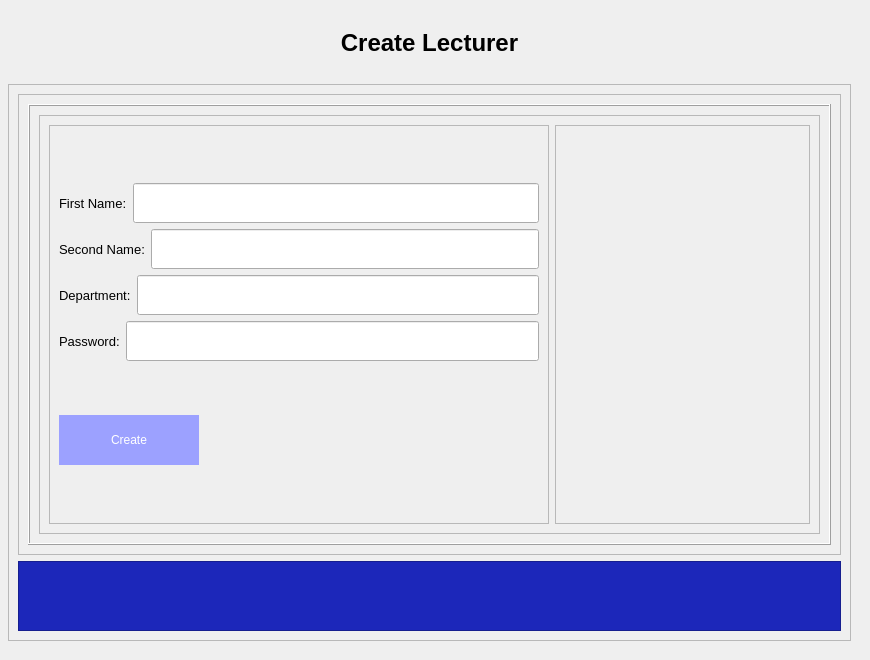
            <widget class="QWidget" name="create_lecturer_page">
             <widget class="QFrame" name="frame">
              <property name="geometry">
               <rect>
                <x>-1</x>
                <y>-1</y>
                <width>861</width>
                <height>651</height>
               </rect>
              </property>
              <property name="minimumSize">
               <size>
                <width>861</width>
                <height>651</height>
               </size>
              </property>
              <property name="frameShape">
               <enum>QFrame::NoFrame</enum>
              </property>
              <property name="frameShadow">
               <enum>QFrame::Raised</enum>
              </property>
              <layout class="QVBoxLayout" name="verticalLayout_12">
               <item>
                <widget class="QLabel" name="label">
                 <property name="maximumSize">
                  <size>
                   <width>16777215</width>
                   <height>70</height>
                  </size>
                 </property>
                 <property name="font">
                  <font>
                   <pointsize>18</pointsize>
                   <weight>75</weight>
                   <bold>true</bold>
                  </font>
                 </property>
                 <property name="text">
                  <string>Create Lecturer</string>
                 </property>
                 <property name="alignment">
                  <set>Qt::AlignCenter</set>
                 </property>
                </widget>
               </item>
               <item>
                <widget class="QFrame" name="frame_13">
                 <property name="frameShape">
                  <enum>QFrame::StyledPanel</enum>
                 </property>
                 <property name="frameShadow">
                  <enum>QFrame::Raised</enum>
                 </property>
                 <layout class="QVBoxLayout" name="verticalLayout_13">
                  <item>
                   <widget class="QFrame" name="frame_14">
                    <property name="frameShape">
                     <enum>QFrame::StyledPanel</enum>
                    </property>
                    <property name="frameShadow">
                     <enum>QFrame::Raised</enum>
                    </property>
                    <layout class="QHBoxLayout" name="horizontalLayout_2">
                     <item>
                      <widget class="QFrame" name="frame_16">
                       <property name="frameShape">
                        <enum>QFrame::Box</enum>
                       </property>
                       <property name="frameShadow">
                        <enum>QFrame::Raised</enum>
                       </property>
                       <layout class="QVBoxLayout" name="verticalLayout_14">
                        <item>
                         <widget class="QFrame" name="frame_17">
                          <property name="frameShape">
                           <enum>QFrame::StyledPanel</enum>
                          </property>
                          <property name="frameShadow">
                           <enum>QFrame::Raised</enum>
                          </property>
                          <layout class="QHBoxLayout" name="horizontalLayout_6">
                           <item>
                            <widget class="QFrame" name="frame_19">
                             <property name="frameShape">
                              <enum>QFrame::StyledPanel</enum>
                             </property>
                             <property name="frameShadow">
                              <enum>QFrame::Raised</enum>
                             </property>
                             <layout class="QVBoxLayout" name="verticalLayout_16">
                              <item>
                               <layout class="QVBoxLayout" name="verticalLayout_15">
                                <item>
                                 <layout class="QHBoxLayout" name="horizontalLayout_10">
                                  <item>
                                   <widget class="QLabel" name="label_2">
                                    <property name="font">
                                     <font>
                                      <pointsize>10</pointsize>
                                     </font>
                                    </property>
                                    <property name="text">
                                     <string>First Name:</string>
                                    </property>
                                   </widget>
                                  </item>
                                  <item>
                                   <widget class="QLineEdit" name="lec_fname_edit">
                                    <property name="minimumSize">
                                     <size>
                                      <width>300</width>
                                      <height>40</height>
                                     </size>
                                    </property>
                                   </widget>
                                  </item>
                                 </layout>
                                </item>
                                <item>
                                 <layout class="QHBoxLayout" name="horizontalLayout_11">
                                  <item>
                                   <widget class="QLabel" name="label_6">
                                    <property name="font">
                                     <font>
                                      <pointsize>10</pointsize>
                                     </font>
                                    </property>
                                    <property name="text">
                                     <string>Second Name:</string>
                                    </property>
                                   </widget>
                                  </item>
                                  <item>
                                   <widget class="QLineEdit" name="lec_sname_edit">
                                    <property name="minimumSize">
                                     <size>
                                      <width>300</width>
                                      <height>40</height>
                                     </size>
                                    </property>
                                   </widget>
                                  </item>
                                 </layout>
                                </item>
                                <item>
                                 <layout class="QHBoxLayout" name="horizontalLayout_12">
                                  <item>
                                   <widget class="QLabel" name="label_13">
                                    <property name="font">
                                     <font>
                                      <pointsize>10</pointsize>
                                     </font>
                                    </property>
                                    <property name="text">
                                     <string>Department:</string>
                                    </property>
                                   </widget>
                                  </item>
                                  <item>
                                   <widget class="QLineEdit" name="lec_depart_edit">
                                    <property name="minimumSize">
                                     <size>
                                      <width>300</width>
                                      <height>40</height>
                                     </size>
                                    </property>
                                   </widget>
                                  </item>
                                 </layout>
                                </item>
                                <item>
                                 <layout class="QHBoxLayout" name="horizontalLayout_13">
                                  <item>
                                   <widget class="QLabel" name="label_14">
                                    <property name="font">
                                     <font>
                                      <pointsize>10</pointsize>
                                     </font>
                                    </property>
                                    <property name="text">
                                     <string>Password:</string>
                                    </property>
                                   </widget>
                                  </item>
                                  <item>
                                   <widget class="QLineEdit" name="lec_password">
                                    <property name="minimumSize">
                                     <size>
                                      <width>300</width>
                                      <height>40</height>
                                     </size>
                                    </property>
                                    <property name="echoMode">
                                     <enum>QLineEdit::Password</enum>
                                    </property>
                                   </widget>
                                  </item>
                                 </layout>
                                </item>
                               </layout>
                              </item>
                              <item>
                               <widget class="QPushButton" name="btn_add_lecturer">
                                <property name="minimumSize">
                                 <size>
                                  <width>140</width>
                                  <height>50</height>
                                 </size>
                                </property>
                                <property name="maximumSize">
                                 <size>
                                  <width>140</width>
                                  <height>50</height>
                                 </size>
                                </property>
                                <property name="styleSheet">
                                 <string notr="true">QPushButton {
	color: rgb(255, 255, 255);
	background-color: rgb(156, 161, 255);
	border: 0px solid;
}

QPushButton:hover {
	
	background-color: rgb(34, 50, 226);
}</string>
                                </property>
                                <property name="text">
                                 <string>Create</string>
                                </property>
                               </widget>
                              </item>
                             </layout>
                            </widget>
                           </item>
                           <item>
                            <widget class="QFrame" name="frame_18">
                             <property name="minimumSize">
                              <size>
                               <width>255</width>
                               <height>0</height>
                              </size>
                             </property>
                             <property name="maximumSize">
                              <size>
                               <width>255</width>
                               <height>16777215</height>
                              </size>
                             </property>
                             <property name="frameShape">
                              <enum>QFrame::StyledPanel</enum>
                             </property>
                             <property name="frameShadow">
                              <enum>QFrame::Raised</enum>
                             </property>
                             <widget class="QLabel" name="lecturer_err">
                              <property name="geometry">
                               <rect>
                                <x>10</x>
                                <y>10</y>
                                <width>241</width>
                                <height>61</height>
                               </rect>
                              </property>
                              <property name="styleSheet">
                               <string notr="true">color: red;</string>
                              </property>
                              <property name="text">
                               <string/>
                              </property>
                              <property name="wordWrap">
                               <bool>true</bool>
                              </property>
                             </widget>
                            </widget>
                           </item>
                          </layout>
                         </widget>
                        </item>
                       </layout>
                      </widget>
                     </item>
                    </layout>
                   </widget>
                  </item>
                  <item>
                   <widget class="QFrame" name="frame_15">
                    <property name="minimumSize">
                     <size>
                      <width>0</width>
                      <height>70</height>
                     </size>
                    </property>
                    <property name="maximumSize">
                     <size>
                      <width>16777215</width>
                      <height>70</height>
                     </size>
                    </property>
                    <property name="styleSheet">
                     <string notr="true">background-color: rgb(28, 39, 186);</string>
                    </property>
                    <property name="frameShape">
                     <enum>QFrame::StyledPanel</enum>
                    </property>
                    <property name="frameShadow">
                     <enum>QFrame::Raised</enum>
                    </property>
                   </widget>
                  </item>
                 </layout>
                </widget>
               </item>
              </layout>
             </widget>
            </widget>
